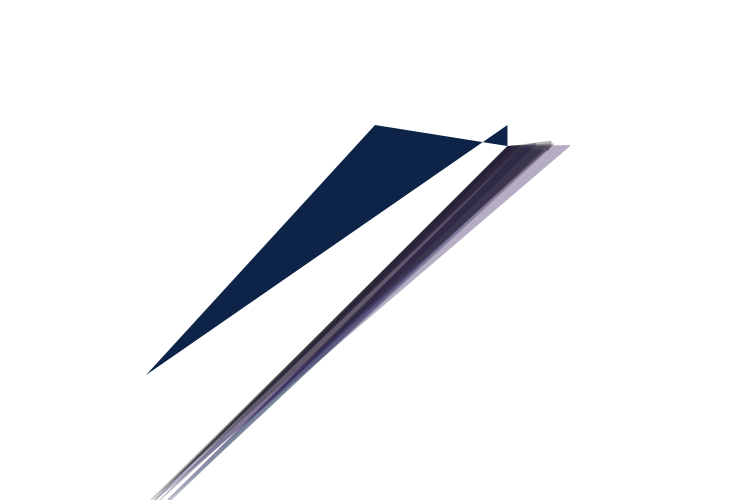
Frame 1 (no input)
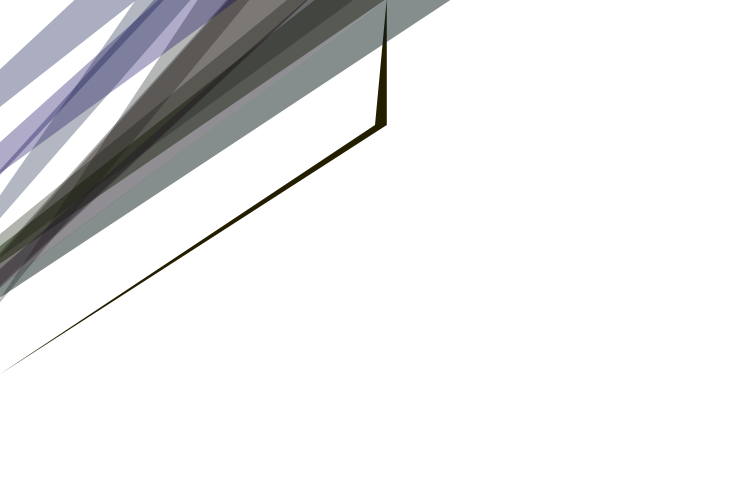
Frame 60 (the mouse pressed at the canvas centre just before this capture)
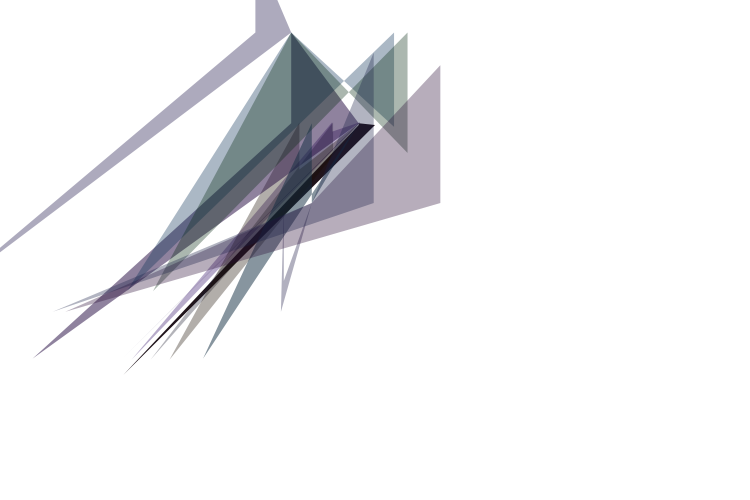
Frame 120 (the mouse held since frame 60 and released just before this capture)

The Processing sketch that drew these frames (run headless with seeded random() and noise(); from frame 60 on, the mouse is pressed at the canvas centre):

// Processing sketch: processing_130128
// ── processing_130128.pde

//basic from nick schien in class
// schien@mail.ncku.edu.tw
//re-code by jui chi lin
void draw() {

  background(255);

  _trunk.updateMe(width/2, height/4);

  _trunk.drawMe();
}
class Branch {

  float level, index;

  float x, y;

  float endx, endy;
  float strokeW, alph; // line style
  float len, lenChange; // length
  float rot, rotChange; // rotation
  Branch[] children = new Branch[0];

  Branch(float lev, float ind, 
  float ex, float ey) {

    level = lev;

    index = ind;
    strokeW = (1/level)*100;
    alph = 255/level;
    len = (1/level)*random(200);
    lenChange = random(10)-5;
    rotChange = random(10)-5;

    updateMe(ex, ey);
    if (level < _maxLevels) {

      children = new Branch[_numChildren];

      for (int x=0; x<_numChildren; x++) {

        children[x] = new Branch(level+1, 
        x, endx, endy);
      }
    }
  }


  void updateMe(float nx, float ny) {

    x = nx;

    y = ny;
    rot += rotChange;
    len -= lenChange;
    if (len<0 || len>200) {
      lenChange *= -1;
    }
    float radian = radians(rot);
    endx = x+(len*cos(radian));
    endy = y+(len*sin(radian));
    //endx = x+(level*(random(100)-80));
    //endy = y+50+(level*random(50));
    for (int i=0; i<children.length; i++)
    {

      children[i].updateMe(endx, endy);
    }


    //  endx = x + 150;

    // endy = y + 15;
  }


  void drawMe() {
    color clr;
    clr = color(random(0, 40), random(0, 60), random(100));
    noStroke();
    fill(clr, alph);
    //line(x, y, endx, endy);
    //ellipse(endx, endy, len/12, len/12);
    // quad(x, y, endx, y, endy, x, endx, endy);
    fill(clr, alph);
    quad(x, y, endx, endy, endx, y, endy, x);

    // ellipse(x, y, 5, 5);
    for (int i=0;i<children.length;i++)
    {
      children[i].drawMe();
    }
  }
}
int _numChildren = 3;

int _maxLevels = 3;

Branch _trunk;


void setup() {

  size(750, 500);

  background(255);

  noFill();

  newTree();
}


void newTree() {

  _trunk = new Branch(1, 0, width/2, 50);

  _trunk.drawMe();
}
